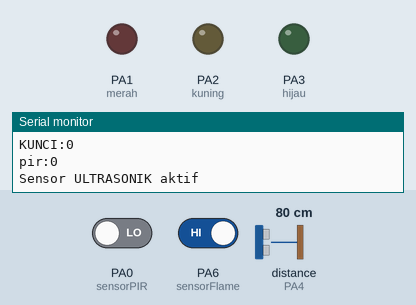
Simulated run of this sketch. Board: STM32 Blue Pill. Shown: output pins drawn as LEDs (lit = HIGH), the last lines printed to the serial monitor. Dashed ring = blinking. The inputs (shaded band) are chosen by the test bench; at power-on: distance to the obstacle (sensor on PA4) 80 cm, PA0 (sensorPIR) LOW, PA6 (sensorFlame) HIGH. The echo pulse lasts 58.3 µs per cm.

Above: at 0.1 s.
At 1.92 s:
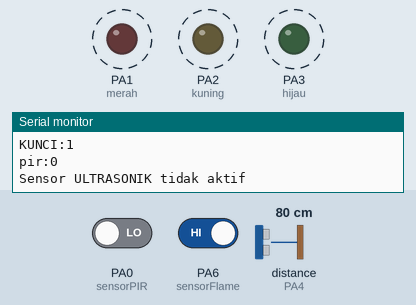
2.2 s: distance to the obstacle (sensor on PA4) set to 42 cm
5.2 s: distance to the obstacle (sensor on PA4) set to 37 cm
At 6.0 s:
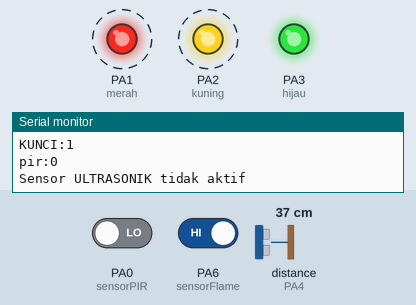
Timing chart, 0 to 14.2 s (numbered marks = the images above; inputs shaded):
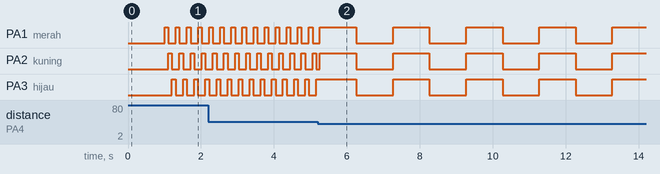

The sketch:

12.STM32_CHALLENGE_PIR_.ino
```cpp
#include<NewPing.h>

//LOGIKA
int sensorPIR = PA0;
int merah = PA1;
int kuning = PA2;
int hijau= PA3;
int echo = PA4;
int triger = PA5;
int sensorFlame = PA6;
int batas = 400;
int kunci = 0;
int kunci1=0;

NewPing cm(triger,echo,batas);

void setup() {
  Serial.begin(9600);
  pinMode(sensorPIR,INPUT);
  pinMode(sensorFlame,INPUT);
  pinMode(merah,OUTPUT);
  pinMode(kuning,OUTPUT);
  pinMode(hijau,OUTPUT);

}

void loop() {
  //BACA DATA
  int bacajarak = cm.ping_cm();
  int bacasensorPIR = digitalRead(sensorPIR);
  int bacasensorFlame = digitalRead(sensorFlame);
      bacasensorFlame = map(bacasensorFlame,4095,150,0,255);

   Serial.print("sensorultrasonik :");
   Serial.print(bacajarak);
   Serial.println();
     Serial.print("KUNCI:");
    Serial.print(kunci);
    Serial.println();
    Serial.print("pir:");
    Serial.print(bacasensorPIR);
    Serial.println();

  //LOGIKA
  if (bacasensorPIR ==1 || bacasensorFlame>=200 && kunci==0){
    Serial.print("Sensor ULTRASONIK aktif");
    Serial.println();

    delay(1000);
    kunci=1;
  }
  else if (bacasensorPIR ==1 || bacasensorFlame>=200 && kunci==1){
    digitalWrite(merah,LOW);
    digitalWrite(kuning,LOW);
    digitalWrite(hijau,LOW);
    Serial.print("Sensor ULTRASONIK tidak aktif");
    Serial.println();
  }


  if (bacajarak>=40 && kunci==1){
    jarakjauh();
  }
  else if (bacajarak>=20 && bacajarak<=39 && kunci==1){
    jarakdekat();
  }
  else if (bacajarak<=20 && bacajarak!=0 && kunci==1){
    jaraksangatdekat();
  }

}

void jarakjauh(){
  digitalWrite(merah,HIGH);
  digitalWrite(kuning,LOW);
  digitalWrite(hijau,LOW);
  delay(100);
  digitalWrite(merah,LOW);
  digitalWrite(kuning,HIGH);
  digitalWrite(hijau,LOW);
  delay(100);
  digitalWrite(merah,LOW);
  digitalWrite(kuning,LOW);
  digitalWrite(hijau,HIGH);
  delay(100);
  digitalWrite(merah,LOW);
  digitalWrite(kuning,HIGH);
  digitalWrite(hijau,LOW);
}

void jarakdekat(){
  digitalWrite(merah,HIGH);
  digitalWrite(kuning,HIGH);
  digitalWrite(hijau,HIGH);
  delay(1000);
  digitalWrite(merah,LOW);
  digitalWrite(kuning,LOW);
  digitalWrite(hijau,LOW);
  delay(1000);
}

void jaraksangatdekat(){
  digitalWrite(merah,HIGH);
  digitalWrite(kuning,HIGH);
  digitalWrite(hijau,HIGH);
  delay(100);
  digitalWrite(merah,LOW);
  digitalWrite(kuning,LOW);
  digitalWrite(hijau,LOW);
  delay(100);
}
```

Measured:
- the behaviour switches between 40 and 39 cm on distance to the obstacle (sensor on PA4) (found by bisection; images 1 and 2)
- after the input at 5.2 s, PA1 (merah), PA3 (hijau): alternates HIGH for 1.0 s and LOW for 1.0 s, starting after 1.1 s; PA2 (kuning): alternates HIGH for 1.0 s and LOW for 1.0 s, starting after 0.06 s
- by itself, PA1 (merah), PA2 (kuning), PA3 (hijau): alternates HIGH for 0.10 s and LOW for 0.20 s
